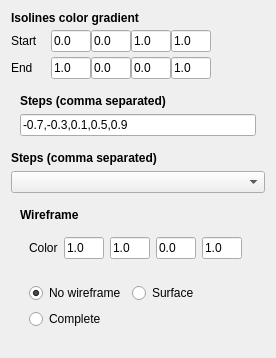
<?xml version="1.0" encoding="UTF-8"?>
<ui version="4.0">
 <class>IsolineRendererConfig</class>
 <widget class="QWidget" name="IsolineRendererConfig">
  <property name="geometry">
   <rect>
    <x>0</x>
    <y>0</y>
    <width>276</width>
    <height>336</height>
   </rect>
  </property>
  <property name="windowTitle">
   <string>Form</string>
  </property>
  <layout class="QVBoxLayout" name="verticalLayout_5">
   <item>
    <widget class="QWidget" name="widget_4" native="true">
     <property name="sizePolicy">
      <sizepolicy hsizetype="Fixed" vsizetype="Fixed">
       <horstretch>0</horstretch>
       <verstretch>0</verstretch>
      </sizepolicy>
     </property>
     <layout class="QVBoxLayout" name="verticalLayout_3">
      <property name="spacing">
       <number>5</number>
      </property>
      <property name="leftMargin">
       <number>0</number>
      </property>
      <property name="topMargin">
       <number>0</number>
      </property>
      <property name="rightMargin">
       <number>0</number>
      </property>
      <property name="bottomMargin">
       <number>0</number>
      </property>
      <item>
       <widget class="QLabel" name="label_8">
        <property name="sizePolicy">
         <sizepolicy hsizetype="Fixed" vsizetype="Fixed">
          <horstretch>0</horstretch>
          <verstretch>0</verstretch>
         </sizepolicy>
        </property>
        <property name="font">
         <font>
          <weight>75</weight>
          <bold>true</bold>
         </font>
        </property>
        <property name="text">
         <string>Isolines color gradient</string>
        </property>
       </widget>
      </item>
      <item>
       <widget class="QFrame" name="frame_2">
        <property name="sizePolicy">
         <sizepolicy hsizetype="Fixed" vsizetype="Fixed">
          <horstretch>0</horstretch>
          <verstretch>0</verstretch>
         </sizepolicy>
        </property>
        <property name="frameShadow">
         <enum>QFrame::Raised</enum>
        </property>
        <layout class="QHBoxLayout" name="horizontalLayout_5">
         <property name="spacing">
          <number>0</number>
         </property>
         <property name="leftMargin">
          <number>0</number>
         </property>
         <property name="topMargin">
          <number>0</number>
         </property>
         <property name="rightMargin">
          <number>0</number>
         </property>
         <property name="bottomMargin">
          <number>0</number>
         </property>
         <item>
          <widget class="QLabel" name="label_6">
           <property name="sizePolicy">
            <sizepolicy hsizetype="Fixed" vsizetype="Preferred">
             <horstretch>0</horstretch>
             <verstretch>0</verstretch>
            </sizepolicy>
           </property>
           <property name="minimumSize">
            <size>
             <width>40</width>
             <height>0</height>
            </size>
           </property>
           <property name="maximumSize">
            <size>
             <width>40</width>
             <height>16777215</height>
            </size>
           </property>
           <property name="text">
            <string>Start</string>
           </property>
          </widget>
         </item>
         <item>
          <widget class="QLineEdit" name="lineEdit_gs_r">
           <property name="sizePolicy">
            <sizepolicy hsizetype="Fixed" vsizetype="Fixed">
             <horstretch>0</horstretch>
             <verstretch>0</verstretch>
            </sizepolicy>
           </property>
           <property name="maximumSize">
            <size>
             <width>40</width>
             <height>16777215</height>
            </size>
           </property>
           <property name="text">
            <string>0.0</string>
           </property>
          </widget>
         </item>
         <item>
          <widget class="QLineEdit" name="lineEdit_gs_g">
           <property name="sizePolicy">
            <sizepolicy hsizetype="Fixed" vsizetype="Fixed">
             <horstretch>0</horstretch>
             <verstretch>0</verstretch>
            </sizepolicy>
           </property>
           <property name="maximumSize">
            <size>
             <width>40</width>
             <height>16777215</height>
            </size>
           </property>
           <property name="text">
            <string>0.0</string>
           </property>
          </widget>
         </item>
         <item>
          <widget class="QLineEdit" name="lineEdit_gs_b">
           <property name="sizePolicy">
            <sizepolicy hsizetype="Fixed" vsizetype="Fixed">
             <horstretch>0</horstretch>
             <verstretch>0</verstretch>
            </sizepolicy>
           </property>
           <property name="maximumSize">
            <size>
             <width>40</width>
             <height>16777215</height>
            </size>
           </property>
           <property name="text">
            <string>1.0</string>
           </property>
          </widget>
         </item>
         <item>
          <widget class="QLineEdit" name="lineEdit_gs_a">
           <property name="sizePolicy">
            <sizepolicy hsizetype="Fixed" vsizetype="Fixed">
             <horstretch>0</horstretch>
             <verstretch>0</verstretch>
            </sizepolicy>
           </property>
           <property name="maximumSize">
            <size>
             <width>40</width>
             <height>16777215</height>
            </size>
           </property>
           <property name="text">
            <string>1.0</string>
           </property>
          </widget>
         </item>
        </layout>
       </widget>
      </item>
      <item>
       <widget class="QWidget" name="widget_5" native="true">
        <property name="sizePolicy">
         <sizepolicy hsizetype="Fixed" vsizetype="Fixed">
          <horstretch>0</horstretch>
          <verstretch>0</verstretch>
         </sizepolicy>
        </property>
        <layout class="QHBoxLayout" name="horizontalLayout_3">
         <property name="spacing">
          <number>0</number>
         </property>
         <property name="leftMargin">
          <number>0</number>
         </property>
         <property name="topMargin">
          <number>0</number>
         </property>
         <property name="rightMargin">
          <number>0</number>
         </property>
         <property name="bottomMargin">
          <number>0</number>
         </property>
         <item>
          <widget class="QLabel" name="label_9">
           <property name="sizePolicy">
            <sizepolicy hsizetype="Fixed" vsizetype="Preferred">
             <horstretch>0</horstretch>
             <verstretch>0</verstretch>
            </sizepolicy>
           </property>
           <property name="minimumSize">
            <size>
             <width>40</width>
             <height>0</height>
            </size>
           </property>
           <property name="text">
            <string>End</string>
           </property>
          </widget>
         </item>
         <item>
          <widget class="QLineEdit" name="lineEdit_ge_r">
           <property name="sizePolicy">
            <sizepolicy hsizetype="Fixed" vsizetype="Fixed">
             <horstretch>0</horstretch>
             <verstretch>0</verstretch>
            </sizepolicy>
           </property>
           <property name="maximumSize">
            <size>
             <width>40</width>
             <height>16777215</height>
            </size>
           </property>
           <property name="text">
            <string>1.0</string>
           </property>
          </widget>
         </item>
         <item>
          <widget class="QLineEdit" name="lineEdit_ge_g">
           <property name="sizePolicy">
            <sizepolicy hsizetype="Fixed" vsizetype="Fixed">
             <horstretch>0</horstretch>
             <verstretch>0</verstretch>
            </sizepolicy>
           </property>
           <property name="maximumSize">
            <size>
             <width>40</width>
             <height>16777215</height>
            </size>
           </property>
           <property name="text">
            <string>0.0</string>
           </property>
          </widget>
         </item>
         <item>
          <widget class="QLineEdit" name="lineEdit_ge_b">
           <property name="sizePolicy">
            <sizepolicy hsizetype="Fixed" vsizetype="Fixed">
             <horstretch>0</horstretch>
             <verstretch>0</verstretch>
            </sizepolicy>
           </property>
           <property name="maximumSize">
            <size>
             <width>40</width>
             <height>16777215</height>
            </size>
           </property>
           <property name="text">
            <string>0.0</string>
           </property>
          </widget>
         </item>
         <item>
          <widget class="QLineEdit" name="lineEdit_ge_a">
           <property name="sizePolicy">
            <sizepolicy hsizetype="Fixed" vsizetype="Fixed">
             <horstretch>0</horstretch>
             <verstretch>0</verstretch>
            </sizepolicy>
           </property>
           <property name="maximumSize">
            <size>
             <width>40</width>
             <height>16777215</height>
            </size>
           </property>
           <property name="text">
            <string>1.0</string>
           </property>
          </widget>
         </item>
        </layout>
       </widget>
      </item>
     </layout>
    </widget>
   </item>
   <item>
    <widget class="QWidget" name="widget" native="true">
     <layout class="QVBoxLayout" name="verticalLayout_2">
      <item>
       <widget class="QLabel" name="label_10">
        <property name="sizePolicy">
         <sizepolicy hsizetype="Maximum" vsizetype="Maximum">
          <horstretch>0</horstretch>
          <verstretch>0</verstretch>
         </sizepolicy>
        </property>
        <property name="font">
         <font>
          <weight>75</weight>
          <bold>true</bold>
         </font>
        </property>
        <property name="text">
         <string>Steps (comma separated)</string>
        </property>
       </widget>
      </item>
      <item>
       <widget class="QLineEdit" name="lineEdit_steps">
        <property name="text">
         <string>-0.7,-0.3,0.1,0.5,0.9</string>
        </property>
       </widget>
      </item>
     </layout>
    </widget>
   </item>
   <item>
    <layout class="QVBoxLayout" name="verticalLayout">
     <item>
      <widget class="QLabel" name="label_12">
       <property name="sizePolicy">
        <sizepolicy hsizetype="Maximum" vsizetype="Maximum">
         <horstretch>0</horstretch>
         <verstretch>0</verstretch>
        </sizepolicy>
       </property>
       <property name="font">
        <font>
         <weight>75</weight>
         <bold>true</bold>
        </font>
       </property>
       <property name="text">
        <string>Steps (comma separated)</string>
       </property>
      </widget>
     </item>
     <item>
      <widget class="QComboBox" name="comboBox_prop_select"/>
     </item>
    </layout>
   </item>
   <item>
    <widget class="QWidget" name="widget_3" native="true">
     <property name="sizePolicy">
      <sizepolicy hsizetype="Maximum" vsizetype="Maximum">
       <horstretch>0</horstretch>
       <verstretch>0</verstretch>
      </sizepolicy>
     </property>
     <layout class="QVBoxLayout" name="verticalLayout_4">
      <item>
       <widget class="QLabel" name="label_11">
        <property name="sizePolicy">
         <sizepolicy hsizetype="Maximum" vsizetype="Maximum">
          <horstretch>0</horstretch>
          <verstretch>0</verstretch>
         </sizepolicy>
        </property>
        <property name="font">
         <font>
          <weight>75</weight>
          <bold>true</bold>
         </font>
        </property>
        <property name="text">
         <string>Wireframe</string>
        </property>
       </widget>
      </item>
      <item>
       <widget class="QWidget" name="widget_6" native="true">
        <property name="sizePolicy">
         <sizepolicy hsizetype="Maximum" vsizetype="Maximum">
          <horstretch>0</horstretch>
          <verstretch>0</verstretch>
         </sizepolicy>
        </property>
        <layout class="QHBoxLayout" name="horizontalLayout_2">
         <item>
          <widget class="QLabel" name="label">
           <property name="text">
            <string>Color</string>
           </property>
          </widget>
         </item>
         <item>
          <widget class="QLineEdit" name="lineEdit_wf_r">
           <property name="sizePolicy">
            <sizepolicy hsizetype="Fixed" vsizetype="Fixed">
             <horstretch>0</horstretch>
             <verstretch>0</verstretch>
            </sizepolicy>
           </property>
           <property name="maximumSize">
            <size>
             <width>40</width>
             <height>16777215</height>
            </size>
           </property>
           <property name="text">
            <string>1.0</string>
           </property>
          </widget>
         </item>
         <item>
          <widget class="QLineEdit" name="lineEdit_wf_g">
           <property name="sizePolicy">
            <sizepolicy hsizetype="Fixed" vsizetype="Fixed">
             <horstretch>0</horstretch>
             <verstretch>0</verstretch>
            </sizepolicy>
           </property>
           <property name="maximumSize">
            <size>
             <width>40</width>
             <height>16777215</height>
            </size>
           </property>
           <property name="text">
            <string>1.0</string>
           </property>
          </widget>
         </item>
         <item>
          <widget class="QLineEdit" name="lineEdit_wf_b">
           <property name="sizePolicy">
            <sizepolicy hsizetype="Fixed" vsizetype="Fixed">
             <horstretch>0</horstretch>
             <verstretch>0</verstretch>
            </sizepolicy>
           </property>
           <property name="maximumSize">
            <size>
             <width>40</width>
             <height>16777215</height>
            </size>
           </property>
           <property name="text">
            <string>0.0</string>
           </property>
          </widget>
         </item>
         <item>
          <widget class="QLineEdit" name="lineEdit_wf_a">
           <property name="sizePolicy">
            <sizepolicy hsizetype="Fixed" vsizetype="Fixed">
             <horstretch>0</horstretch>
             <verstretch>0</verstretch>
            </sizepolicy>
           </property>
           <property name="maximumSize">
            <size>
             <width>40</width>
             <height>16777215</height>
            </size>
           </property>
           <property name="text">
            <string>1.0</string>
           </property>
          </widget>
         </item>
        </layout>
       </widget>
      </item>
      <item>
       <widget class="QWidget" name="widget_7" native="true">
        <property name="sizePolicy">
         <sizepolicy hsizetype="Maximum" vsizetype="Maximum">
          <horstretch>0</horstretch>
          <verstretch>0</verstretch>
         </sizepolicy>
        </property>
        <layout class="QGridLayout" name="gridLayout">
         <item row="0" column="0">
          <widget class="QRadioButton" name="radioButton_wf_no">
           <property name="text">
            <string>No wireframe</string>
           </property>
           <property name="checked">
            <bool>true</bool>
           </property>
          </widget>
         </item>
         <item row="0" column="1">
          <widget class="QRadioButton" name="radioButton_wf_surface">
           <property name="text">
            <string>Surface</string>
           </property>
          </widget>
         </item>
         <item row="1" column="0">
          <widget class="QRadioButton" name="radioButton_wf_complete">
           <property name="text">
            <string>Complete</string>
           </property>
          </widget>
         </item>
        </layout>
       </widget>
      </item>
     </layout>
    </widget>
   </item>
  </layout>
 </widget>
 <resources/>
 <connections/>
</ui>
